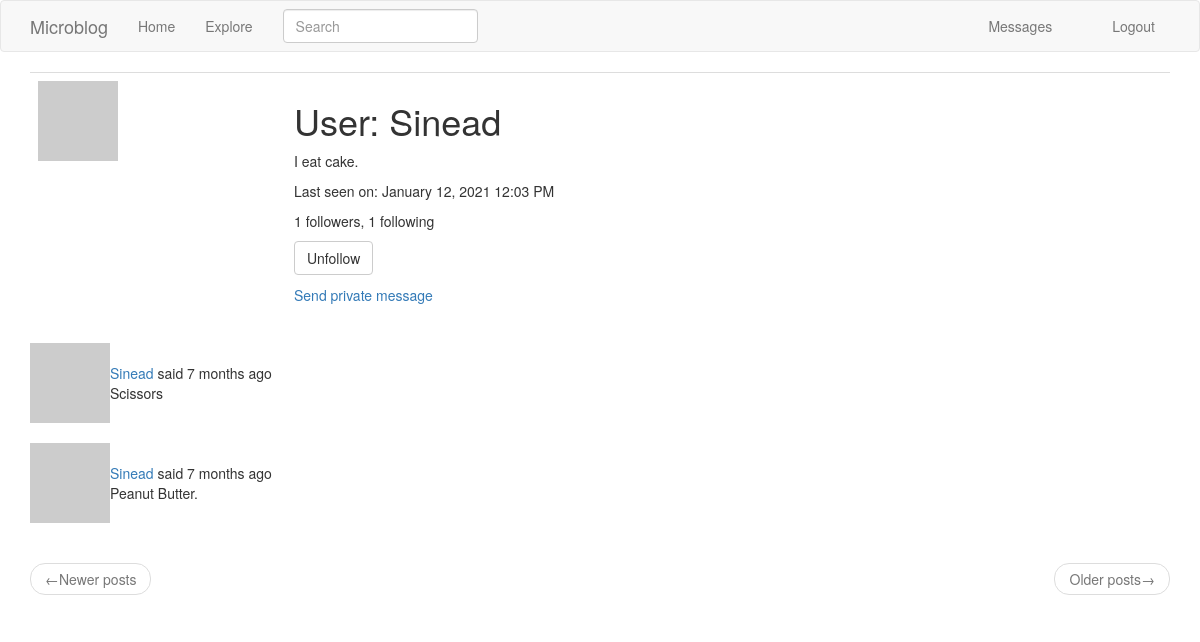
The page /user/Sinead (signed in) on the database its author committed.
### app/models.py (models this page shows, shortened)
class User(UserMixin, db.Model):
    id = db.Column(db.Integer, primary_key=True)
    username = db.Column(db.String(64), index=True, unique=True)
    email = db.Column(db.String(120), index=True, unique=True)
    password_hash = db.Column(db.String(128))
    posts = db.relationship('Post', backref='author', lazy='dynamic')
    about_me = db.Column(db.String(140))
    last_seen = db.Column(db.DateTime, default=datetime.utcnow)
    followed = db.relationship(
        'User',
        secondary=followers,
        primaryjoin=(followers.c.follower_id == id),
        secondaryjoin=(followers.c.followed_id == id),
        backref=db.backref('followers', lazy='dynamic'),
        lazy='dynamic'
    )
    messages_sent = db.relationship('Message',
                                    foreign_keys='Message.sender_id',
                                    backref='author', lazy='dynamic')
    messages_received = db.relationship('Message',
                                    foreign_keys='Message.recipient_id',
                                    backref='recipient', lazy='dynamic')
    last_message_read_time = db.Column(db.DateTime)
    notifications = db.relationship('Notification', backref='user', lazy='dynamic')
    def avatar(self, size):
        digest = md5(self.email.lower().encode('utf-8')).hexdigest()
        return 'https://www.gravatar.com/avatar/{}?d=identicon&s={}'.format(digest, size)
    def is_following(self, user):
        return self.followed.filter(followers.c.followed_id == user.id).count() > 0
    def user_posts(self):
        return Post.query.filter_by(user_id=self.id)
    def new_messages(self):
        last_read_time = self.last_message_read_time or datetime(1900, 1, 1)
        return Message.query.filter_by(recipient=self).filter(
            Message.timestamp > last_read_time).count()

class SearchableMixin(object):
    @classmethod
    def before_commit(cls, session):
        session._changes = {
            'add': list(session.new),
            'update': list(session.dirty),
            'delete': list(session.deleted)
        }
    @classmethod
    def after_commit(cls, session):
        for obj in session._changes['add']:
            if isinstance(obj, SearchableMixin):
                add_to_index(obj.__tablename__, obj)
        for obj in session._changes['update']:
            if isinstance(obj, SearchableMixin):
                add_to_index(obj.__tablename__, obj)
        for obj in session._changes['delete']:
            if isinstance(obj, SearchableMixin):
                add_to_index(obj.__tablename__, obj)
        session._changes = None

class Post(SearchableMixin, db.Model):
    __searchable__ = ['body']                       # the body of a post is searchable
    id = db.Column(db.Integer, primary_key=True)
    body = db.Column(db.String(140))
    timestamp = db.Column(db.DateTime, index=True, default=datetime.utcnow)
    user_id = db.Column(db.Integer, db.ForeignKey('user.id'))
    language = db.Column(db.String(5))

### app/main/routes.py (the view)
@bp.route('/user/<username>')
@login_required
def user(username):
    user = User.query.filter_by(username=username).first_or_404()
    page = request.args.get('page', 1, type=int)
    posts = user.user_posts().paginate(
        page, current_app.config['POSTS_PER_PAGE'], False)
    form = EmptyForm()
    return render_template('user.html', user=user, posts=posts.items, form=form)

### app/main/forms.py
class SearchForm(FlaskForm):
    q = StringField(_l('Search'), validators=[DataRequired()])
    def __init__(self, *args, **kwargs):
        if 'formdata' not in kwargs:
            kwargs['formdata'] = request.args
        if 'csrf_enabled' not in kwargs:
            kwargs['csrf_enabled'] = False
        super(SearchForm, self).__init__(*args, **kwargs)

class EmptyForm(FlaskForm):
    submit = SubmitField(_l('Submit'))

### app/main/routes.py (called while the page is built)
@bp.before_request
def before_request():
    if current_user.is_authenticated:
        current_user.last_seen = datetime.utcnow()
        db.session.commit()
        g.search_form = SearchForm()
    g.locale = str(get_locale())

### app/models.py (called while the page is built)
@login.user_loader   # flask-login
def load_user(id):
    return User.query.get(int(id))

### app/templates/user.html (shortened to what this page needs)
{% extends 'base.html' %}
{% block app_content %}
    <table class="table table-hover">
        <tr>
            <td width="256px"><img src="{{ user.avatar(256) }}"></td>
            <td>
                <h1>{{ _('User') }}: {{ user.username }}</h1>
                {% if user.about_me %}
                    <p>{{ user.about_me }}</p>
                {% endif %}
                {% if user.last_seen %}
                    <p>{{ _('Last seen on') }}: {{ moment(user.last_seen).format('LLL') }}</p>
                {% endif %}
                <p>{{ user.followers.count() }} followers, {{ user.followed.count() }} following</p>
                {% if user == current_user %}
                    <p><a href="{{ url_for('main.edit_profile') }}">{{ _('Edit your profile') }}</a></p>
                {% else %}
                    <p>
                        <form action="{{ url_for('main.unfollow', username=user.username) }}" method="POST">
                            {{ form.submit(value='Unfollow', class_='btn btn-default') }}
                        </form>
                    </p>
                {% endif %}
                {% if user != current_user %}
                    <p>
                        <a href="{{ url_for('main.send_message', recipient=user.username) }}">
                            {{ _('Send private message') }}
                        </a>
                    </p>
                {% endif %}
            </td>
        </tr>
    </table>
    {% for post in posts %}
        {% include '_post.html' %}
    {% endfor %}
    <nav aria-label="...">
        <ul class="pager">
            <li class="previous{% if not prev_url %} disabled{% endif %}">
                <a href="{{ prev_url or '#' }}">
                    <span aria-hidden="true">&larr;</span>{{ _('Newer posts') }}
                </a>
            </li>
            <li class="next{% if not next_url %} disabled{% endif %}">
                <a href="{{ next_url or '#' }}">
                    {{ _('Older posts') }}<span aria-hidden="true">&rarr;</span>
                </a>
            </li>
        </ul>
    </nav>
{% endblock %}

### app/templates/_post.html (shortened to what this page needs)
<table>
    <tr>
        <td width="70ox">
            <a href="{{ url_for('main.user', username=post.author.username) }}">
                <img src="{{ post.author.avatar(36) }}">
            </a>
        </td>
        <td>
            {{ _('%(username)s said %(when)s',
                username=user_link, when=moment(post.timestamp).fromNow()) }}
            <br>
            <span id="post{{ post.id }}">{{ post.body }}</span>
        </td>
    </tr>
</table>
<br>

### rows shown on the page
User: username "Sinead", about_me "I eat cake.", last_seen "January 12, 2021 12:03 PM"
Post: body "Scissors"
Post: body "Peanut Butter."

### other values the page prints
{{ user.followers.count() }} "1"
{{ user.followed.count() }} "1"
